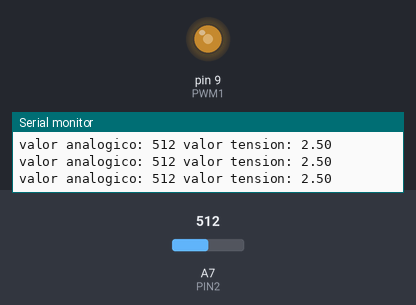
Bench run of a sketch on a simulated Arduino Mega 2560, built with avr-gcc and run on an emulated ATmega2560. Shown: output pins drawn as LEDs (lit = HIGH), the last lines printed to the serial monitor. The inputs (shaded band) are chosen by the test bench; at power-on: A7 (PIN2) = 512.

Above: at 1.2 s.
1.3 s: A7 (PIN2) set to 716
At 1.8 s:
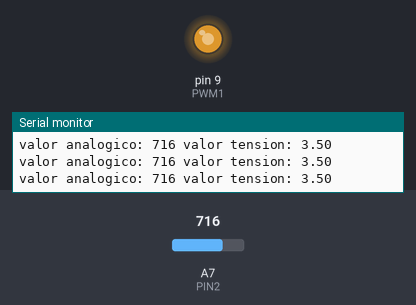
2.8 s: A7 (PIN2) set to 900
At 3.4 s:
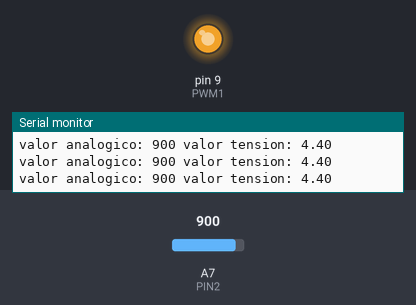
4.3 s: A7 (PIN2) set to 104
At 5.1 s:
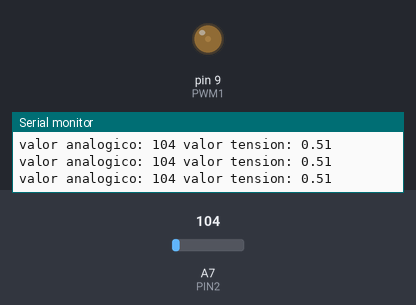
5.8 s: A7 (PIN2) set to 93
At 6.8 s:
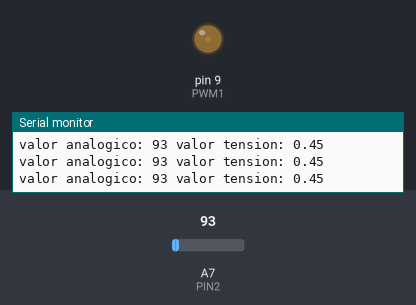
8.8 s: A7 (PIN2) set to 0
At 10.0 s:
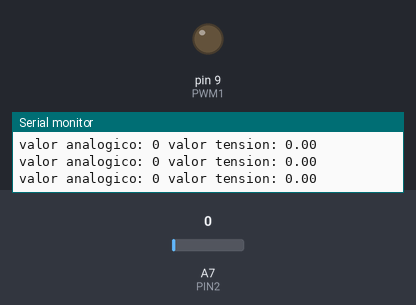
10.3 s: A7 (PIN2) set to 511
At 11.7 s:
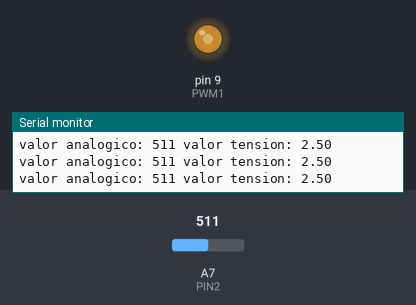
Timing chart, 0 to 12.8 s (numbered marks = the images above; inputs shaded):
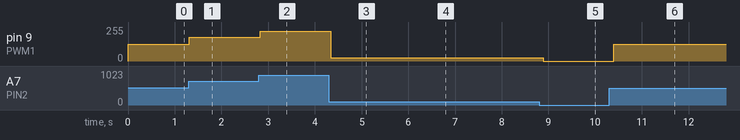

The sketch:

0.0.1.ino
```cpp
//Arduino Mega
/* La idea es variar la intensidad de luz de un tira led.
 * Controlando la base de un transistor (TIP 31 en este caso)
 * y usando PWM en la base, usando ciclos de encendido y apagado
 */

#define PWM1 9 //Salida PWM a la base del transistor
#define PIN2 61 //Entrada por donde mide la resistencia

int Pote = 0;
float luz = 0;
float tensionPote = 0;

void setup() {
  Serial.begin(9600);
  pinMode(PWM1, OUTPUT);
}

void loop() {
  Pote=analogRead(PIN2);
  Pantalla();
  luz = map(Pote,0,1023,0,255);
  analogWrite(PWM1,luz);
  delay(100);
}

void Pantalla(){
      Serial.print("valor analogico: ");
      Serial.print(Pote);
      Serial.print(" valor tension: ");
      tensionPote=Pote*(5.0/1023.0);
      Serial.println(tensionPote);
      return;
      }
```

Measured:
- after the input at 1.3 s, pin 9 (PWM1): 127/255 → 178/255 at once
- after the input at 2.8 s, pin 9 (PWM1): 178/255 → 224/255 at once
- after the input at 4.3 s, pin 9 (PWM1): 224/255 → 25/255 at once
- after the input at 5.8 s, pin 9 (PWM1): 25/255 → 23/255 after 0.06 s
- after the input at 8.8 s, pin 9 (PWM1): 23/255 → 0/255 after 0.09 s
- after the input at 10.3 s, pin 9 (PWM1): 0/255 → 127/255 after 0.10 s
